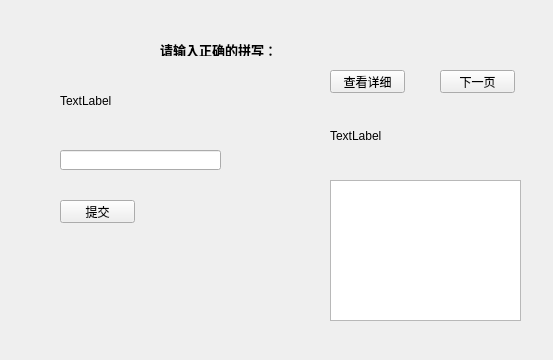
<?xml version="1.0" encoding="UTF-8"?>
<ui version="4.0">
 <class>Test3</class>
 <widget class="QWidget" name="Test3">
  <property name="geometry">
   <rect>
    <x>0</x>
    <y>0</y>
    <width>553</width>
    <height>360</height>
   </rect>
  </property>
  <property name="windowTitle">
   <string>Form</string>
  </property>
  <widget class="QLabel" name="label">
   <property name="geometry">
    <rect>
     <x>160</x>
     <y>40</y>
     <width>131</width>
     <height>16</height>
    </rect>
   </property>
   <property name="text">
    <string>&lt;html&gt;&lt;head/&gt;&lt;body&gt;&lt;p&gt;&lt;span style=&quot; font-size:10pt; font-weight:600;&quot;&gt;请输入正确的拼写：&lt;/span&gt;&lt;/p&gt;&lt;/body&gt;&lt;/html&gt;</string>
   </property>
  </widget>
  <widget class="QLabel" name="test_word">
   <property name="geometry">
    <rect>
     <x>60</x>
     <y>70</y>
     <width>221</width>
     <height>61</height>
    </rect>
   </property>
   <property name="text">
    <string>TextLabel</string>
   </property>
  </widget>
  <widget class="QLineEdit" name="lineEdit">
   <property name="geometry">
    <rect>
     <x>60</x>
     <y>150</y>
     <width>161</width>
     <height>20</height>
    </rect>
   </property>
  </widget>
  <widget class="QTextBrowser" name="textBrowser">
   <property name="geometry">
    <rect>
     <x>330</x>
     <y>180</y>
     <width>191</width>
     <height>141</height>
    </rect>
   </property>
  </widget>
  <widget class="QLabel" name="ans">
   <property name="geometry">
    <rect>
     <x>330</x>
     <y>110</y>
     <width>191</width>
     <height>51</height>
    </rect>
   </property>
   <property name="text">
    <string>TextLabel</string>
   </property>
  </widget>
  <widget class="QPushButton" name="detail_btn">
   <property name="geometry">
    <rect>
     <x>330</x>
     <y>70</y>
     <width>75</width>
     <height>23</height>
    </rect>
   </property>
   <property name="text">
    <string>查看详细</string>
   </property>
  </widget>
  <widget class="QPushButton" name="next_btn">
   <property name="geometry">
    <rect>
     <x>440</x>
     <y>70</y>
     <width>75</width>
     <height>23</height>
    </rect>
   </property>
   <property name="text">
    <string>下一页</string>
   </property>
  </widget>
  <widget class="QPushButton" name="submit_btn">
   <property name="geometry">
    <rect>
     <x>60</x>
     <y>200</y>
     <width>75</width>
     <height>23</height>
    </rect>
   </property>
   <property name="text">
    <string>提交</string>
   </property>
  </widget>
 </widget>
 <resources/>
 <connections/>
</ui>
